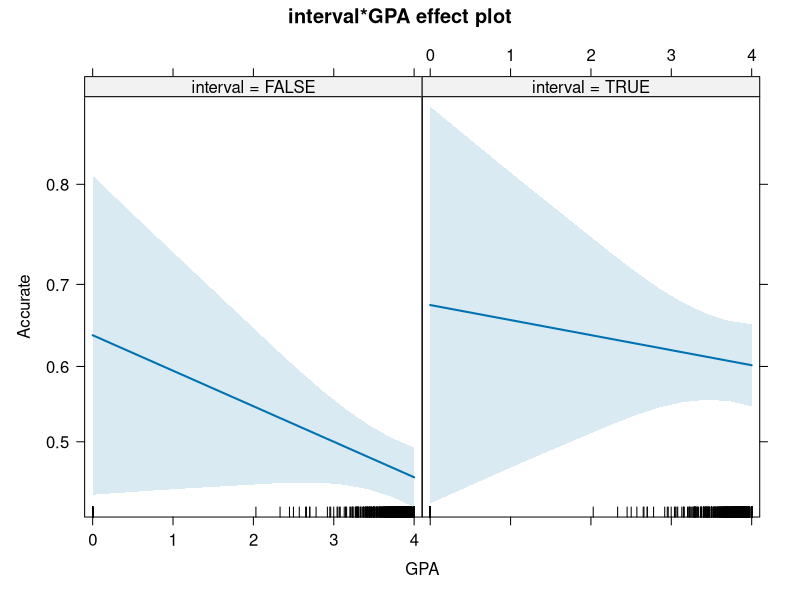
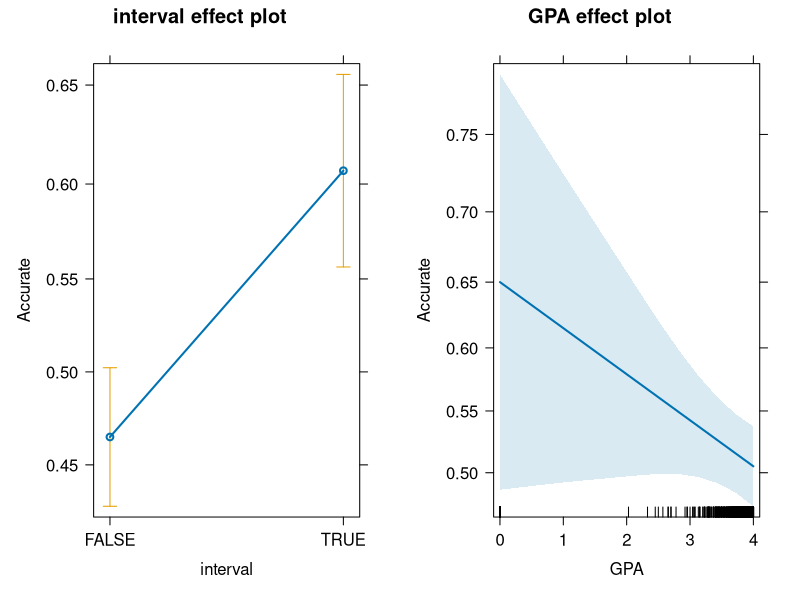
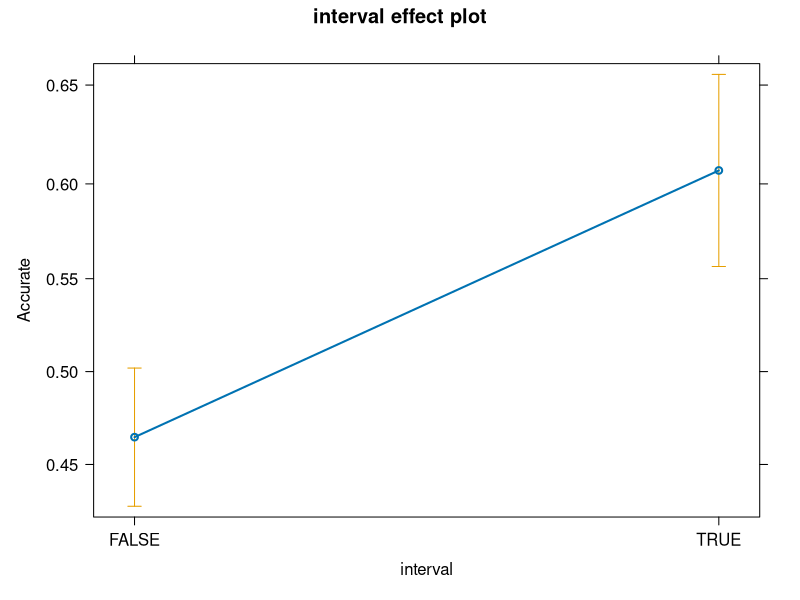

The R script that drew these images, in order:
## ---- chunk 1
knitr::opts_chunk$set(echo = TRUE)
library(ggplot2)
# install.packages("effects")
library(effects)
## ---- chunk 2
engdat <- read.csv("English_Data_Clean.csv")
engdat$Accurate <- engdat$Category == "A"
head(engdat)
## ---- chunk 3
# my logistic regression model with interaction effect between interval and GPA
englog1 <- glm(Accurate ~ interval * GPA, data = engdat, family = "binomial")
summary(englog1)
plot(allEffects(englog1))
## ---- chunk 4
# my logistic regression model with no interaction effect between interval and GPA
englog2 <- glm(Accurate ~ interval + GPA, data = engdat, family = "binomial")
summary(englog2)
plot(allEffects(englog2))
## ---- chunk 5
# my logistic regression model with interval only
englog3 <- glm(Accurate ~ interval, data = engdat, family = "binomial")
summary(englog3)
plot(allEffects(englog3))
## ---- chunk 6
# Partial f tests for model selection
# null is that reduced model is sufficient
anova(englog3, englog1, test = "Chisq")
## ---- chunk 7
anova(englog3, englog2, test = "Chisq")
